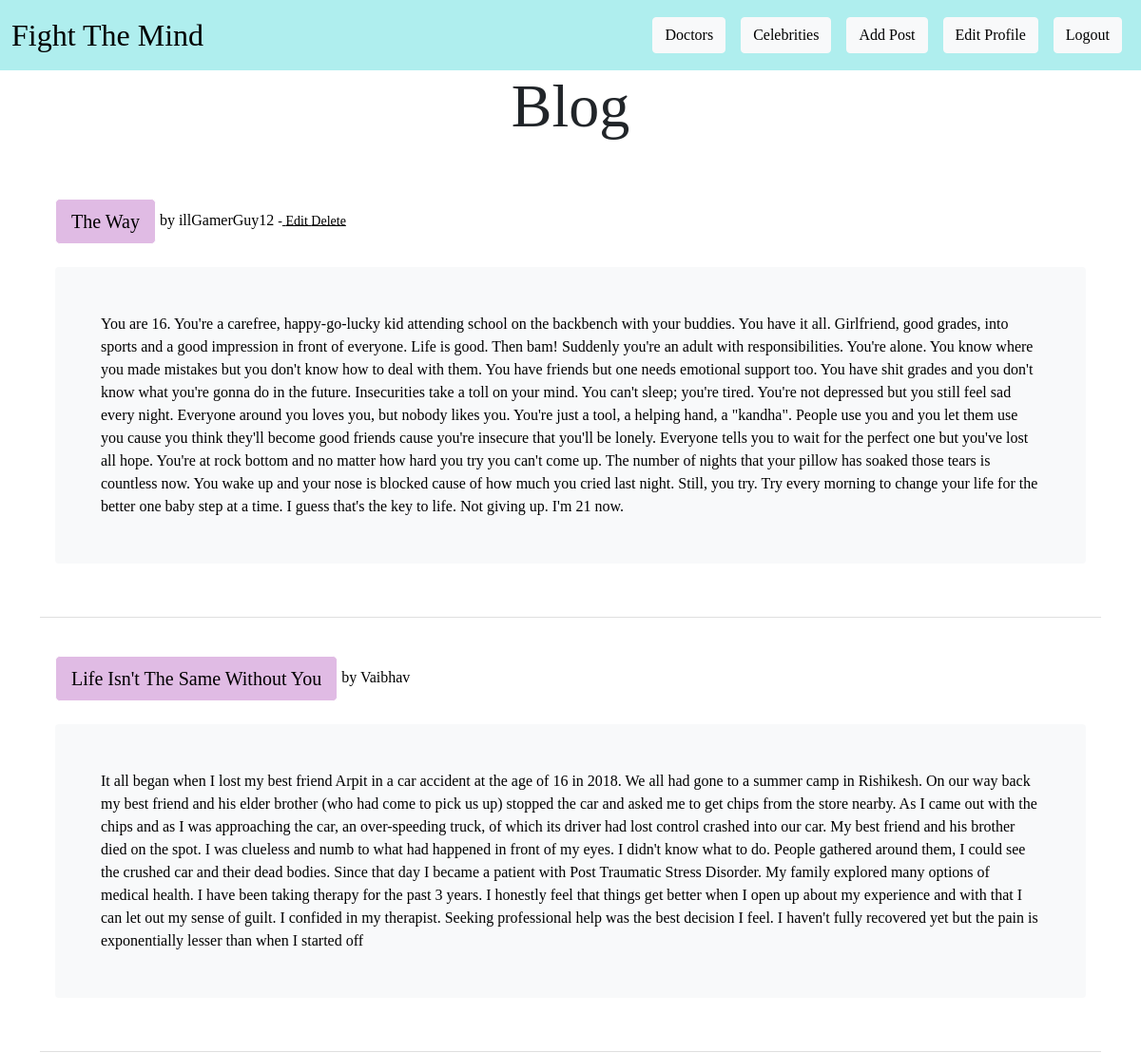
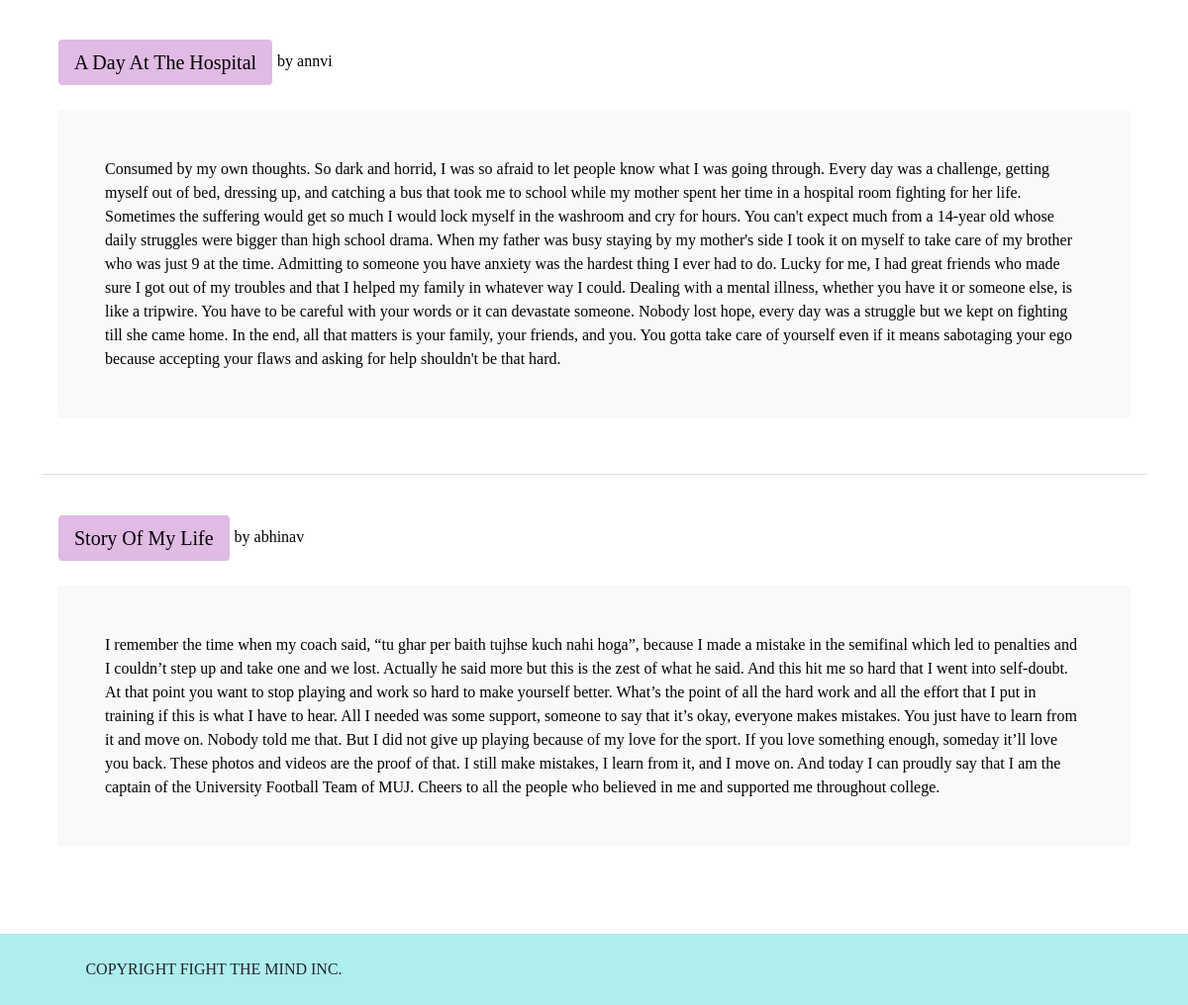
Screenshot of / (signed in) with the database file from the repository (2 pictures, top to bottom).
### picblog/models.py (models this page shows, shortened)
class Post(models.Model):
    title= models.CharField(max_length=255)
    author= models.ForeignKey(User, on_delete=models.CASCADE)
    body = models.TextField()
    header_image = models.ImageField(upload_to="images/")

### picblog/views.py (the view)
# urls.py: path('',HomeView.as_view(),name="home"),
class HomeView(ListView):
    model = Post
    template_name= 'home.html'
    ordering=['-id']

### picblog/templates/home.html (shortened to what this page needs)
{% extends "base.html" %} {% block content %}
<h1 style="margin-bottom: 50px; text-align: center; font-size: 4rem;">Blog</h1>
<ul class="list-group list-group-flush" style="color: black;">
	{% for post in object_list %}
	<li class="list-group-item" style="margin-bottom: 2rem; color: black" >
		<a style="color: white;"href="{% url 'post' post.pk%}" class="btn btn-primary btn-lg"
			>{{post.title}}
		</a>
		by {{post.author.username}}
		<small>
			{% if user.is_authenticated %} {% if user.id == post.author.id %} -<a
				href="{% url 'update' post.pk%}"
			>
				Edit </a
			><a href="{% url 'delete' post.pk%}"> Delete </a>
			{% endif %} {% endif %}
		</small>
		<br />
		<br />
		<div  class="bg-light p-5 rounded">{{post.body}}</div>
		<br />
		<br />
	</li>
	{% endfor %}
</ul>
{% endblock %}

### picblog/templates/base.html (style rules this page uses)
* { font-family: 'Vollkorn', serif; }

### picblog/templates/home.html (style rules this page uses)
a { color: black !important; }
.btn-primary { background-color: #E0BBE4 !important; border-color: white !important; }

### rows the page displays
Post: title "The Way", author.username "illGamerGuy12", shows "Edit", body "You are 16. You're a carefree, happy-go-lucky kid attending school on the backbench with your buddies. You have it all. Girlfriend, good grades, into sports and a good impression in front of everyone. Life is good. Then bam! Suddenly you're an adult with responsibilities. You're alone. You know where you made mistakes but you don't know how to deal with them. You have friends but one needs emotional support too. You have shit grades and you don't know what you're gonna do in the future. Insecurities take a toll on your mind. You can't sleep; you're tired. You're not depressed but you still feel sad every night. Everyone around you loves you, but nobody likes you. You're just a tool, a…"
Post: title "Life Isn't The Same Without You", author.username "Vaibhav", body "It all began when I lost my best friend Arpit in a car accident at the age of 16 in 2018. We all had gone to a summer camp in Rishikesh. On our way back my best friend and his elder brother (who had come to pick us up) stopped the car and asked me to get chips from the store nearby. As I came out with the chips and as I was approaching the car, an over-speeding truck, of which its driver had lost control crashed into our car. My best friend and his brother died on the spot. I was clueless and numb to what had happened in front of my eyes. I didn't know what to do. People gathered around them, I could see the crushed car and their dead bodies. Since that day I became a patient with Post…"
Post: title "A Day At The Hospital", author.username "annvi", body "Consumed by my own thoughts. So dark and horrid, I was so afraid to let people know what I was going through. Every day was a challenge, getting myself out of bed, dressing up, and catching a bus that took me to school while my mother spent her time in a hospital room fighting for her life. Sometimes the suffering would get so much I would lock myself in the washroom and cry for hours. You can't expect much from a 14-year old whose daily struggles were bigger than high school drama. When my father was busy staying by my mother's side I took it on myself to take care of my brother who was just 9 at the time. Admitting to someone you have anxiety was the hardest thing I ever had to do. Lucky…"
Post: title "Story Of My Life", author.username "abhinav", body "I remember the time when my coach said, “tu ghar per baith tujhse kuch nahi hoga”, because I made a mistake in the semifinal which led to penalties and I couldn’t step up and take one and we lost. Actually he said more but this is the zest of what he said. And this hit me so hard that I went into self-doubt. At that point you want to stop playing and work so hard to make yourself better. What’s the point of all the hard work and all the effort that I put in training if this is what I have to hear. All I needed was some support, someone to say that it’s okay, everyone makes mistakes. You just have to learn from it and move on. Nobody told me that. But I did not give up playing because of my…"
